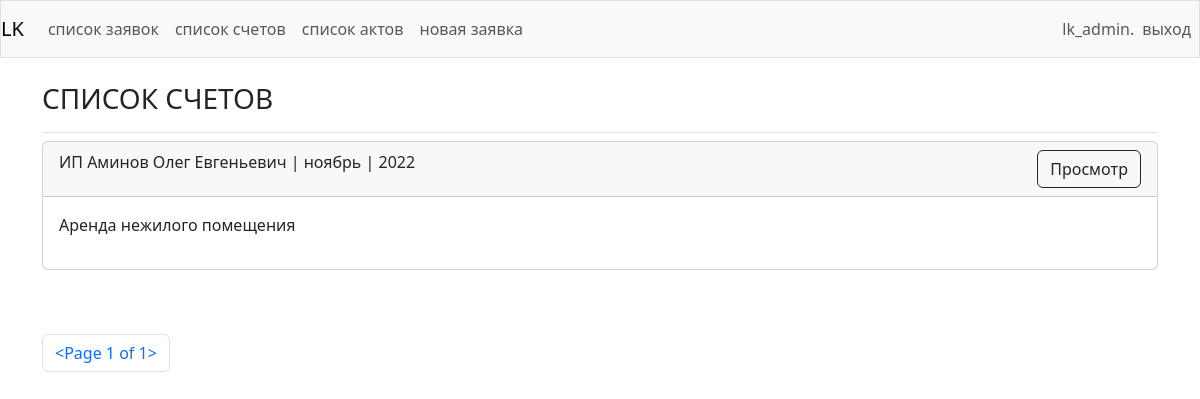
Page /invoices/ (signed in) on the committed database.
### lk/models.py (models this page shows)
class Invoice (models.Model):
    """"дата документа"""
    date_document = models.DateTimeField(blank=True, null=True, default=None)
    """номер договора"""
    number_invoice = models.CharField(max_length=20)
    """номер документа"""
    number_document = models.CharField(max_length=10)
    """заказчик"""
    client = models.CharField(max_length=100)
    """ИНН"""
    inn = models.CharField(max_length=12)
    """КПП"""
    kpp = models.CharField(max_length=12, blank=True, null=True)
    """адрес"""
    adres = models.CharField(max_length=100)
    """телефон"""
    telephon = models.CharField(max_length=12, blank=True, null=True)
    """услуга"""
    service = models.CharField(max_length=150)
    """стоимость"""
    cost = models.CharField(max_length=11)
    """стоимость текстом"""
    cost_str = models.CharField(max_length=150, default=" ")
    """месяц акта"""
    JAN = 'январь'
    FEV = 'февраль'
    MAR = 'март'
    APR = 'апрель'
    MAY = 'май'
    IUN = 'июнь'
    IUL = 'июль'
    AVG = 'август'
    SEP = 'сентябрь'
    OCT = 'октябрь'
    NOV = 'ноябрь'
    DEC = 'декабрь'
    MONTH = [
        (JAN, 'январь'),
        (FEV, 'февраль'),
        (MAR, 'март'),
        (APR, 'апрель'),
        (MAY, 'май'),
        (IUN, 'июнь'),
        (IUL, 'июль'),
        (AVG, 'август'),
        (SEP, 'сентябрь'),
        (OCT, 'октябрь'),
        (NOV, 'ноябрь'),
        (DEC, 'декабрь'),
    ]
    month = models.CharField(
        max_length=9,
        choices=MONTH,
        default=JAN,
    )
    year = models.CharField(
        max_length=4,
        default=2022,
    )
    owner = models.ForeignKey(User, on_delete=models.CASCADE)

### lk/views.py (the view)
# urls.py: path('invoices/', views.invoices, name='invoices'),
@login_required
def invoices(request):
    invoices = Invoice.objects.filter(owner=request.user).order_by('-date_document')
    p = Paginator(invoices, 20)
    page = request.GET.get('page')
    orders_page = p.get_page(page)
    context = {'orders': orders_page, 'type': 'СПИСОК CЧЕТОВ'}
    return render(request, 'lk/invoices.html', context)

### lk/templates/lk/invoices.html (shortened to what this page needs)
{% extends "lk/base.html" %}
{% block page_header %}
<h3>{{type}}</h3>
{% endblock page_header %}
{% block content %}
    {% for order in orders %}
        <div class="card mb-3">
            <div class="card-header">
                {{ order.client }} | {{ order.month }} | {{ order.year }}
                {% if type == "СПИСОК АКТОВ" %}
                <a class="btn btn-outline-dark float-end" href="{% url 'lk:pdf_act' order.id %}"
                   onclick="document.getElementById('myDiv').style.display = 'block'; myResult = 'yes'" role="button">Просмотр</a>
                {% else %}
                <a class="btn btn-outline-dark float-end" href="{% url 'lk:pdf_invoice' order.id %}"
                   onclick="document.getElementById('myDiv').style.display = 'block'; myResult = 'yes'" role="button">Просмотр</a>
                {% endif %}
            </div>
            <div class="card-body">
            {{ order.service|linebreaks }}
            </div>
        </div>
    {% empty %}
        <li>Нет сформированных докумнетов</li>
    {% endfor %}
<br/><br/>
<nav aria-label="Page navigation example">
  <ul class="pagination">
      <li class="page-item"><a class="page-link" href="">{{ orders }}</a></li>
      </ul>
</nav>
{% endblock content %}

### lk/templates/lk/base.html (shortened to what this page needs)
{% load bootstrap5 %}
<!DOCTYPE html>
<html lang="ru">
    <head>
        {% bootstrap_css %}
    </head>
    <body onload="script();">
        <nav class="navbar navbar-expand-lg navbar-light bg-light mb-4 border">
            <a class="navbar-brand" href="{% url 'lk:index' %}">LK</a>
            <div class="collapse navbar-collapse" id="navbarCollapse">
                <ul class="navbar-nav me-auto align-items-center">
                    {% if user.is_authenticated %}
                    <li class="nav-item">
                    <a class="nav-link" href="{% url 'lk:orders' %}">
                        список заявок</a>
                    </li>
                    {% if user.username in 'remont, electric, santechnic, cleaning, internet, documents' %}
                        {% if user.username in 'documents' %}
                            <li class="nav-item">
                            <a class="nav-link" href="{% url 'lk:users' %}">
                                арендаторы</a>
                            </li>
                        {% endif %}
                    {% else %}
                    <li class="nav-item">
                    <a class="nav-link" href="{% url 'lk:invoices' %}">
                        список счетов</a>
                    </li>
                    <li class="nav-item">
                    <a class="nav-link" href="{% url 'lk:acts' %}">
                        список актов</a>
                    </li>
                    <li class="nav-item">
                    <a class="nav-link" href="{% url 'lk:new_order' %}">новая заявка</a>
                    </li>
                    {% endif %}
                    {% endif %}
                </ul>
                <ul class="navbar-nav ms-auto align-items-center">
                    {% if user.is_authenticated %}
                        <li class="nav-item">
                            <span class="navbar-text"> {{ user.username }}. </span>
                        </li>
                        <li class="nav-item">
                            <a class="nav-link" href="{% url 'users:logout' %}">выход</a>
                        </li>
                    {% else %}
                        <li class="nav-item">
                            <a class="nav-link" href="{% url 'users:login' %}">вход</a>
                        </li>
                    {% endif %}
                </ul>
            </div>
        </nav>
        <main role="main" class="container">
            <div class="pb-2 mb-2 border-bottom">
                {% block page_header %}{% endblock page_header %}
            </div>
            <div>
                {% block content %}{% endblock content %}
            </div>
        </main>
    </body>
</html>

### rows in the picture
Invoice: client "ИП Аминов Олег Евгеньевич", month "ноябрь", year "2022", service "Аренда нежилого помещения"

### other values in the picture
{{ user.username }} "lk_admin"
{{ type }} "СПИСОК CЧЕТОВ"
{{ orders }} "<Page 1 of 1>"
